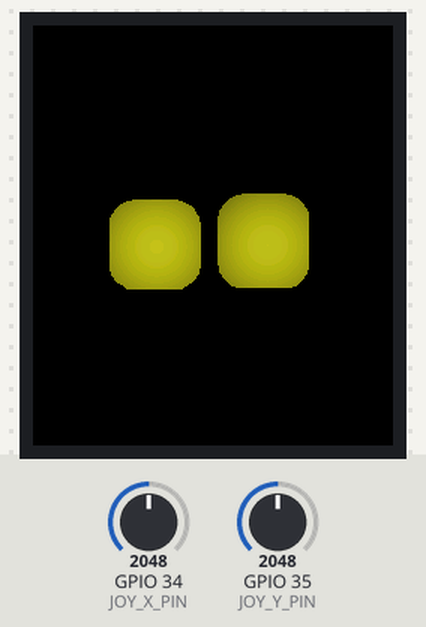
The program below on a simulated ESP32. Parts: 240×280 colour display. The test bench sets the inputs (shaded band); at power-on: GPIO 34 (JOY_X_PIN) = 2048, GPIO 35 (JOY_Y_PIN) = 2048. What the program prints to the serial monitor is not drawn.

Above: at 2.3 s.
2.4 s: GPIO 34 (JOY_X_PIN) set to 960
At 4.3 s:
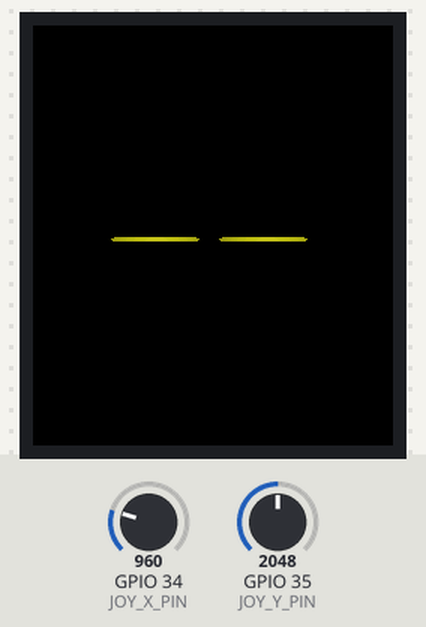
4.4 s: GPIO 35 (JOY_Y_PIN) set to 2866
At 5.8 s:
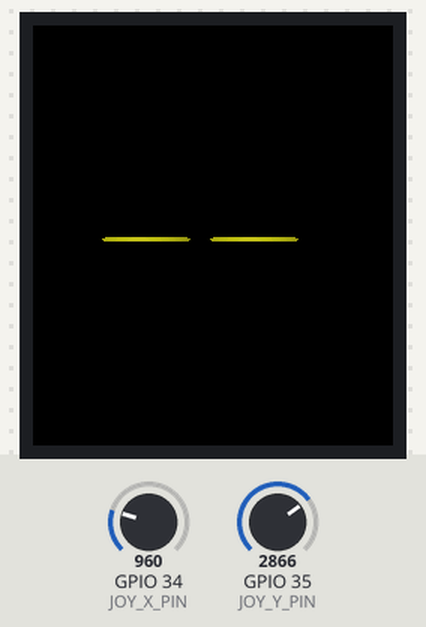
6.0 s: GPIO 34 (JOY_X_PIN) set to 1228
At 7.3 s:
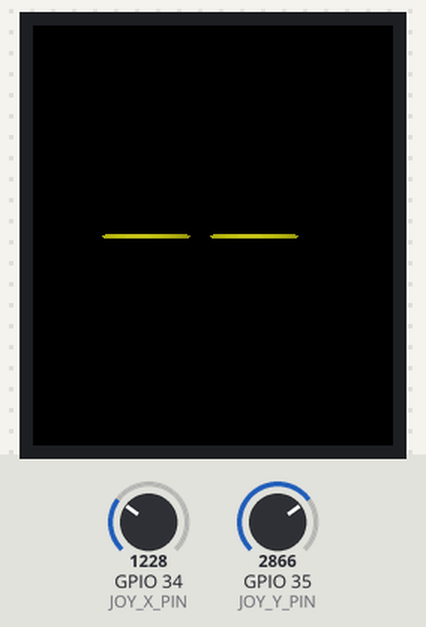
7.6 s: GPIO 35 (JOY_Y_PIN) set to 491
At 9.2 s:
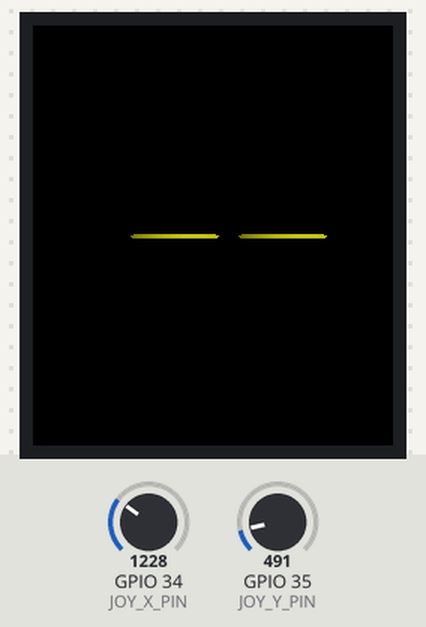
9.4 s: GPIO 35 (JOY_Y_PIN) set to 1228
At 10.4 s:
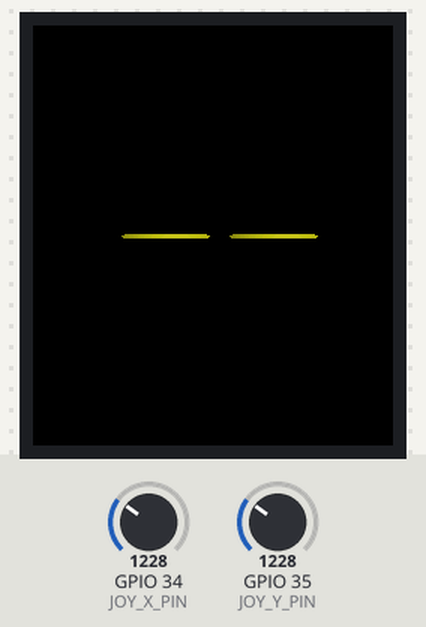
Timing chart, 0 to 12.4 s (numbered marks = the images above; inputs shaded):
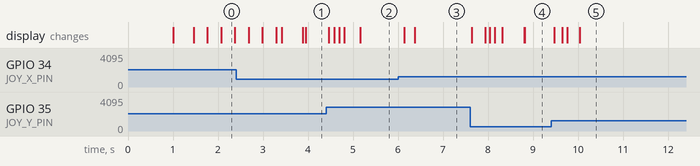

Measured:
- after the input at 4.4 s, the display: first changes after 0.06 s (image 2 shows a later state)
- after the input at 6.0 s, the display: first changes after 0.13 s (image 3 shows a later state)
- after the input at 7.6 s, the display: first changes at once (image 4 shows a later state)
- after the input at 9.4 s, the display: first changes after 0.07 s (image 5 shows a later state)

The program:

main.cpp
```cpp
//main.cpp

#include "render/EyeRenderer.h"

static LGFX tft;
static EyeRenderer eyes(tft);

#define JOY_X_PIN 34
#define JOY_Y_PIN 35

uint16_t joyXmin;
uint16_t joyXmax;
uint16_t joyYmin;
uint16_t joyYmax;

Point joy = {0, 0};

unsigned long emoMillis = 0;
int emoIndex = 0;

// FPS stuff
unsigned long fpsMillis = 0;
uint16_t fpsCounter = 0;
uint16_t fps = 0;

bool switching;
// unsigned long fps_currentMillis;

void printFPS();

void nextEmotion();
void previousEmotion();

void handleSerialCommand(const String &line);

void setup()
{
    Serial.begin(115200);
    delay(1000);
    Serial.println("Starting...");

    pinMode(JOY_X_PIN, INPUT);
    pinMode(JOY_Y_PIN, INPUT);

    tft.begin();
    eyes.begin();

    emoMillis = millis();
    fpsMillis = emoMillis;

    switching = false;
}

void loop()
{
    static String inputBuffer = "";
    while (Serial.available())
    {
        char c = Serial.read();
        if (c == '\n')
        {
            handleSerialCommand(inputBuffer);
            inputBuffer = "";
        }
        else if (c != '\r')
        {
            inputBuffer += c;
        }
    }

    joy.x = (((float)analogRead(JOY_X_PIN) - 2047.5f) / 2047.5f) * -1;
    joy.y = (((float)analogRead(JOY_Y_PIN) - 2047.5f) / 2047.5f) * -1;

    joy.x = constrain(joy.x, -1, 1);
    joy.y = constrain(joy.y, -1, 1);

    eyes.lookAt(joy.y, joy.x);

    if (joy.x > 0.50f && !switching)
    {
        switching = true;
        nextEmotion();

    }
    else if (joy.x < -0.50f && !switching)
    {
        switching = true;
        previousEmotion();
    }
    else if (abs(joy.x) < 0.20f) // Deadzone in der Mitte
    {
        switching = false;
    }

/*     if (millis() - emoMillis >= 5000)
    {
        nextEmotion();
        switchEmotion(eyes);
        emoMillis = millis();
    } */

    eyes.drawFace(24, 100);

    printFPS();
}

void nextEmotion()
{
    emoIndex = (emoIndex + 1) % NUM_EMOTIONS;
    eyes.setEmotion(*emotions[emoIndex]);
}

void previousEmotion()
{
    emoIndex = (emoIndex - 1 + NUM_EMOTIONS) % NUM_EMOTIONS;
    eyes.setEmotion(*emotions[emoIndex]);
}

void printFPS()
{
    // fps_currentMillis = millis();

    fpsCounter++;

    if (millis() - fpsMillis >= 1000)
    {
        fps = fpsCounter;
        Serial.println(fps);

        fpsCounter = 0;
        fpsMillis = millis();
    }
}

// ---- Command Parser ----
void handleSerialCommand(const String &line)
{
    String cmd = line;
    cmd.trim();
    if (cmd.length() == 0)
        return;

    // Befehl und Argumente trennen
    int spaceIdx = cmd.indexOf(' ');
    String name = (spaceIdx == -1) ? cmd : cmd.substring(0, spaceIdx);
    String args = (spaceIdx == -1) ? "" : cmd.substring(spaceIdx + 1);
    name.toLowerCase();

    // ---- setColor R,G,B ----
    if (name == "setcolor")
    {
        int r, g, b;
        if (sscanf(args.c_str(), "%d,%d,%d", &r, &g, &b) == 3)
        {
            eyes.setThemeColor({(uint8_t)r, (uint8_t)g, (uint8_t)b});
            Serial.printf("✓ setColor(%d, %d, %d)\n", r, g, b);
        }
        else
        {
            Serial.println("✗ Usage: setColor R,G,B  →  z.B. setColor 0,255,0");
        }
    }

    // ---- help ----
    else if (name == "help")
    {
        Serial.println("=== Commands ===");
        Serial.println("  setColor R,G,B       → z.B. setColor 0,255,0");
    }

    else
    {
        Serial.printf("✗ Unbekannter Befehl: '%s'  (→ 'help')\n", name.c_str());
    }
}
```

LGFX_SPI_ST7789.h
```cpp
#pragma once
#include <LovyanGFX.hpp>

// Klasse für dein Display
class LGFX : public lgfx::LGFX_Device
{
  lgfx::Panel_ST7789 _panel_instance;
  lgfx::Bus_SPI _bus_instance;

public:
  LGFX(void)
  {
    {
      auto cfg = _bus_instance.config();

      cfg.spi_host =    SPI2_HOST;
      cfg.spi_mode =    0;
      cfg.freq_write =  60000000;
      cfg.freq_read =   20000000;
      cfg.spi_3wire =   false;
      cfg.use_lock =    true;
      cfg.dma_channel = 1;
      cfg.pin_sclk =    18;         // SPI Clock Pin
      cfg.pin_mosi =    23;         // SPI MOSI Pin
      cfg.pin_miso =    19;         // SPI MISO Pin
      cfg.pin_dc =      2;          // DC Pin

      _bus_instance.config(cfg);
      _panel_instance.setBus(&_bus_instance);
    }

    {
      auto cfg = _panel_instance.config();

      cfg.pin_cs =            5;    // CS Pin
      cfg.pin_rst =           4;    // Reset Pin
      cfg.pin_busy =         -1;

      cfg.memory_width =      240;
      cfg.memory_height =     320;
      cfg.panel_width =       240;
      cfg.panel_height =      280;
      cfg.offset_x =          0;
      cfg.offset_y =          20;
      cfg.offset_rotation =   0;
      cfg.dummy_read_pixel =  8;
      cfg.dummy_read_bits =   1;
      cfg.readable =          false;
      cfg.invert =            true;
      cfg.rgb_order =         false;
      cfg.dlen_16bit =        false;
      cfg.bus_shared =        true;

      _panel_instance.config(cfg);
    }

    setPanel(&_panel_instance);
  }
};
```

structs.h
```cpp
#pragma once

#include <vector>
#include <stdint.h>
#include "../LGFX_SPI_ST7789.h"

constexpr uint8_t NUM_EMOTIONS = 21;

struct Point
{
    float x;
    float y;
};

struct BezierLine
{
    Point ps;
    Point pe;
    Point c1;
    Point c2;
};

struct Color
{
    uint8_t r;
    uint8_t g;
    uint8_t b;
};

struct EmotionLayer
{
    const BezierLine* shape;
    float weight;
};

struct EyeEmotion
{
    const BezierLine* shape;
    float weight;

    Point scale;
    Point offset;
    float rotation;

    bool flipX;

    bool hasColorOverride;
    Color color;

    float pupilSize; // -1 = nicht überschreiben
    Point gaze; // <= 0 = nicht überschreiben
};

struct Emotion
{
    EyeEmotion left;
    EyeEmotion right;

    Point gaze;
    float pupilSize;
    Color color;
};

struct EyePair
{
    Emotion current;
    Emotion target;

    float convergence;
};

struct Edge
{
    int yMax;
    float x;
    float invSlope;
};

struct EyeRenderCache
{
    std::vector<Point> pts;
    std::vector<std::vector<Edge>> ET;
    std::vector<Edge> AET;

    int minY, maxY;

    EyeEmotion lastEmo;
    const BezierLine* lastShape;
    const BezierLine* prevShape;
    float lastWeight;
    bool dirty = true;
};
```

emotions.cpp
```cpp
#include "emotions.h"

const Emotion emo_neutral = {
    .left =
        {
            .weight = 1.0f,

            .scale = {0.65f, 0.65f},
            .offset = {0.0f, 0.0f},
            .rotation = 0.0f, // radian

            .flipX = false,

            .hasColorOverride = false,

            .pupilSize = -1 // -1 = nicht überschreiben
        },
    .right =
        {
            .weight = 1.0f,

            .scale = {0.65f, 0.70f},
            .offset = {0.0f, -0.1f},
            .rotation = 0.0f, // radian

            .flipX = false,

            .hasColorOverride = false, // linke farbe wird auf beide augen angewendet

            .pupilSize = -1}};

const Emotion emo_blink_high{
    .left =
        {
            .shape = shape_blink,
            .weight = 1.0f,

            .scale{0.65f, 0.65f},
            .offset{0, -0.5f}},
    .right =
        {
            .shape = shape_blink,
            .weight = 1.0f,

            .scale{0.65f, 0.65f},
            .offset{0, -0.5f}}};

const Emotion emo_happy{
    .left =
        {
            .shape = shape_happy,
            .weight = 1.0f,

            .scale{0.65f, 0.65f}},
    .right =
        {
            .shape = shape_happy,
            .weight = 1.0f,

            .scale{0.65f, 0.65f}}};

const Emotion emo_glee{
    .left =
        {
            .shape = shape_glee,
            .weight = 1.0f,

            .scale{0.65f, 0.65f},
            .rotation = 0.08f},
    .right =
        {
            .shape = shape_glee,
            .weight = 1.0f,

            .scale{0.65f, 0.65f},
            .rotation = -0.08f}};

const Emotion emo_blink_low{
    .left =
        {
            .shape = shape_blink,
            .weight = 1.0f,

            .scale{0.65f, 0.65f},
            .offset{0, 0.5f}},
    .right =
        {
            .shape = shape_blink,
            .weight = 1.0f,

            .scale{0.65f, 0.65f},
            .offset{0, 0.5f}}};

const Emotion emo_sad_down{
    .left =
        {
            .shape = shape_sad_down,
            .weight = 1.0f,

            .scale = {0.65f, 0.65f},
            .offset{0, 0.5f}},
    .right =
        {
            .shape = shape_sad_down,
            .weight = 1.0f,

            .scale = {0.65f, 0.65f},
            .offset{0, 0.5f},

            .flipX = true}};

const Emotion emo_sad_up{
    .left =
        {
            .shape = shape_sad_up,
            .weight = 1.0f,

            .scale = {0.65f, 0.65f},
            .offset{0, -0.5f},

            .gaze = {0.5f, 0.5f}},
    .right =
        {
            .shape = shape_sad_up,
            .weight = 1.0f,

            .scale = {0.65f, 0.65f},
            .offset{0, -0.5f},

            .flipX = true}};

const Emotion emo_worried{
    .left =
        {
            .shape = shape_worried,
            .weight = 1.0f,

            .scale = {0.65f, 0.65f}},
    .right =
        {
            .shape = shape_worried,
            .weight = 1.0f,

            .scale = {0.65f, 0.70f},
            .flipX = true}};

const Emotion emo_focused{
    .left =
        {
            .shape = shape_focused,
            .weight = 1.0f,

            .scale = {0.65f, 0.65f}},
    .right =
        {
            .shape = shape_focused,
            .weight = 1.0f,

            .scale = {0.65f, 0.70f}}};

const Emotion emo_annoyed{
    .left =
        {
            .shape = shape_bored,
            .weight = 1.0f,

            .scale = {0.65f, 0.65f}},
    .right =
        {
            .shape = shape_annoyed,
            .weight = 1.0f,

            .scale = {0.65f, 0.65f},
            .offset{0, -0.1f}}};

const Emotion emo_surprised{
    .left =
        {
            .shape = shape_surprised,
            .weight = 1.0f,

            .scale = {0.70f, 0.70f}},
    .right =
        {
            .shape = shape_surprised,
            .weight = 1.0f,

            .scale = {0.70f, 0.70f},
            .flipX = true}};

const Emotion emo_skeptic{
    .left =
        {
            .shape = shape_base,
            .weight = 1.0f,

            .scale = {0.65f, 0.65f}},
    .right =
        {
            .shape = shape_skeptic,
            .weight = 1.0f,

            .scale = {0.65f, 0.65f},
            .flipX = true}};

const Emotion emo_frustrated{
    .left =
        {
            .shape = shape_bored,
            .weight = 1.0f,

            .scale = {0.65f, 0.65f}},
    .right =
        {
            .shape = shape_bored,
            .weight = 1.0f,

            .scale = {0.65f, 0.65f}}};

const Emotion emo_unimpressed{
    .left =
        {
            .shape = shape_bored,
            .weight = 1.0f,

            .scale = {0.65f, 0.65f},
        },
    .right =
        {
            .shape = shape_bored,
            .weight = 1.0f,

            .scale = {0.65f, 0.8f},
            .offset = {0.0, -0.15}}};

const Emotion emo_sleepy{
    .left =
        {
            .shape = shape_sleepy,
            .weight = 1.0f,

            .scale = {0.65f, 0.65f},
            .rotation = 0.15f},
    .right =
        {
            .shape = shape_sleepy,
            .weight = 1.0f,

            .scale = {0.65f, 0.25f},
            .offset = {0.0, -0.12},
            .rotation = -0.15f}};

const Emotion emo_suspicious{
    .left =
        {
            .shape = shape_focused,
            .weight = 1.0f,

            .scale = {0.65f, 0.65f}},
    .right =
        {
            .shape = shape_suspicious,
            .weight = 1.0f,

            .scale = {0.65f, 0.65f}}};

const Emotion emo_squint{
    .left =
        {
            .shape = shape_squint,
            .weight = 1.0f,

            .scale = {0.65f, 0.65f}},
    .right =
        {
            .shape = shape_squint,
            .weight = 1.0f,

            .scale = {0.65f, 0.65f},
            .flipX = true}};

const Emotion emo_angry{
    .left =
        {
            .shape = shape_angry,
            .weight = 1.0f,

            .scale = {0.60f, 0.60f}},
    .right =
        {
            .shape = shape_angry,
            .weight = 1.0f,

            .scale = {0.65f, 0.65f},
            .flipX = true}};

const Emotion emo_furious{
    .left =
        {
            .shape = shape_furious,
            .weight = 1.0f,

            .scale = {0.60f, 0.60f},
            .hasColorOverride = true,
            .color = {255, 0, 0}},
    .right =
        {
            .shape = shape_furious,
            .weight = 1.0f,

            .scale = {0.65f, 0.65f},
            .flipX = true,
        }};

const Emotion emo_scared{
    .left =
        {
            .shape = shape_scared,
            .weight = 1.0f,

            .scale = {0.65f, 0.65f}},
    .right =
        {
            .shape = shape_scared,
            .weight = 1.0f,

            .scale = {0.65f, 0.65f},
            .flipX = true}};

const Emotion emo_awe{
    .left =
        {
            .shape = shape_awe,
            .weight = 1.0f,

            .scale = {0.80f, 0.80f}},
    .right =
        {
            .shape = shape_awe,
            .weight = 1.0f,

            .scale = {0.80f, 0.80f},
            .flipX = true}};


// all emotions
const Emotion* emotions[NUM_EMOTIONS] = {
    &emo_neutral,
    &emo_blink_high,
    &emo_happy,
    &emo_glee,
    &emo_blink_low,
    &emo_sad_down,
    &emo_sad_up,
    &emo_worried,
    &emo_focused,
    &emo_annoyed,
    &emo_surprised,
    &emo_skeptic,
    &emo_frustrated,
    &emo_unimpressed,
    &emo_sleepy,
    &emo_suspicious,
    &emo_squint,
    &emo_angry,
    &emo_furious,
    &emo_scared,
    &emo_awe,
};
```

emotions.h
```cpp
#pragma once

#include "shapes.h"
#include "../data/structs.h"

extern const Emotion emo_neutral;
extern const Emotion emo_blink_high;
extern const Emotion emo_happy;
extern const Emotion emo_glee;
extern const Emotion emo_blink_low;
extern const Emotion emo_sad_down;
extern const Emotion emo_sad_up;
extern const Emotion emo_worried;
extern const Emotion emo_focused;
extern const Emotion emo_annoyed;
extern const Emotion emo_surprised;
extern const Emotion emo_skeptic;
extern const Emotion emo_frustrated;
extern const Emotion emo_unimpressed;
extern const Emotion emo_sleepy;
extern const Emotion emo_suspicious;
extern const Emotion emo_squint;
extern const Emotion emo_angry;
extern const Emotion emo_furious;
extern const Emotion emo_scared;
extern const Emotion emo_awe;

extern const Emotion* emotions[NUM_EMOTIONS];
```

shapes.h
```cpp
#pragma once
#include "../data/structs.h"

extern const BezierLine shape_base[8];
extern const BezierLine shape_angry[8];
extern const BezierLine shape_happy[8];
extern const BezierLine shape_glee[8];
extern const BezierLine shape_blink[8];
extern const BezierLine shape_sad_down[8];
extern const BezierLine shape_sad_up[8];
extern const BezierLine shape_worried[8];
extern const BezierLine shape_focused[8];
extern const BezierLine shape_bored[8];
extern const BezierLine shape_surprised[8];
extern const BezierLine shape_sleepy[8];
extern const BezierLine shape_annoyed[8];
extern const BezierLine shape_skeptic[8];
extern const BezierLine shape_suspicious[8];
extern const BezierLine shape_squint[8];
extern const BezierLine shape_furious[8];
extern const BezierLine shape_scared[8];
extern const BezierLine shape_awe[8];
```

EyeRenderer.h
```cpp
#pragma once

#include <vector>
#include <stdint.h>
#include "../expressions/shapes.h"
#include "../expressions/emotions.h"
#include "../LGFX_SPI_ST7789.h"

#define MAX_W 96
#define MAX_H 96
#define MAX_X 16
#define MAX_Y 16
#define BEZIER_COUNT 8

class EyeRenderer
{
public:
    EyeRenderer(LGFX &tft);

    void begin();
    void drawFace(int screen_x, int screen_y);

    void lookAt(float x, float y);
    void becomeAngry();
    void becomeHappy();
    void idle();

    void setEmotion(const Emotion& emo);
    void setThemeColor(Color color);


    int bezierRes = 5;

private:
    LGFX &_tft;

    LGFX_Sprite _eyeLSprite;
    LGFX_Sprite _eyeRSprite;
    LGFX_Sprite _maskSprite;
    LGFX_Sprite _radialGradient;

    // States
    EyePair eyePair;

    Color default_color;
    Color themeColor;

    // Cache
    EyeRenderCache _cacheL;
    EyeRenderCache _cacheR;

    // Gradient
    void buildGradient(Color *grad, Color target);

    Color pupilGradient[4] =
        {
            {0, 0, 0}, // Zentrum
            {0, 0, 0}, // Mitte
            {0, 0, 0}, // Rand
            {0, 0, 0},
    };

    //lgfx::colors_t pupilColors;

    // Geometry
    void sampleBezier(const BezierLine &b, std::vector<Point> &pts, uint8_t steps);
    void buildShape(BezierLine *shape, int steps, std::vector<Point> &pts);
    void blendShapes(BezierLine *out, const EyeEmotion &emo);
    void morphShape(BezierLine *out, const BezierLine *base, const BezierLine *target, float t);
    void transformShape(BezierLine *shape, const EyeEmotion &e);
    void toScreenSpace(std::vector<Point> &pts, const EyeEmotion &e);

    // Rasterizer
    void buildEdgeTable(EyeRenderCache &cache);
    void fillPolygonET(EyeRenderCache &cache, LGFX_Sprite &spr, uint16_t color);

    // Cache
    //void interpolateEyeState(EyeState &eye, EyeState &target, float speed = 0.1f);
    void updateShapeCache(EyeRenderCache &cache, const EyeEmotion &emo);
    bool hasChanged(const Point &a, const Point &b, float eps = 0.001f);

    // Draw
    void applyEmotion(Emotion &current, const Emotion &target, float t);
    void applyEyeEmotion(EyeEmotion &current, const EyeEmotion &target, EyeRenderCache &cache, float t);
    void drawEye(LGFX_Sprite &eyeSpr, EyeEmotion &emo, EyeRenderCache &cache, const Point &gaze, float convergenceOffsetX, uint16_t screen_x, uint16_t screen_y);

    // Color
    bool updateColor(Color &current, Color target, float speed = 0.1f);
    void fillGradient();
    inline lgfx::rgb888_t toLGFX(const Color &c);

    // Lerp helpers
    float lerp(float a, float b, float t);
    Point lerp(const Point &a, const Point &b, float t);
    uint8_t lerp(uint8_t a, uint8_t b, float t);
    BezierLine lerp(const BezierLine &a, const BezierLine &b, float t);
    Color lerpColor(const Color &a, const Color &b, float t);
};
```

Source omitted: shapes.cpp (19026 bytes), EyeRenderer.cpp (13539 bytes)
